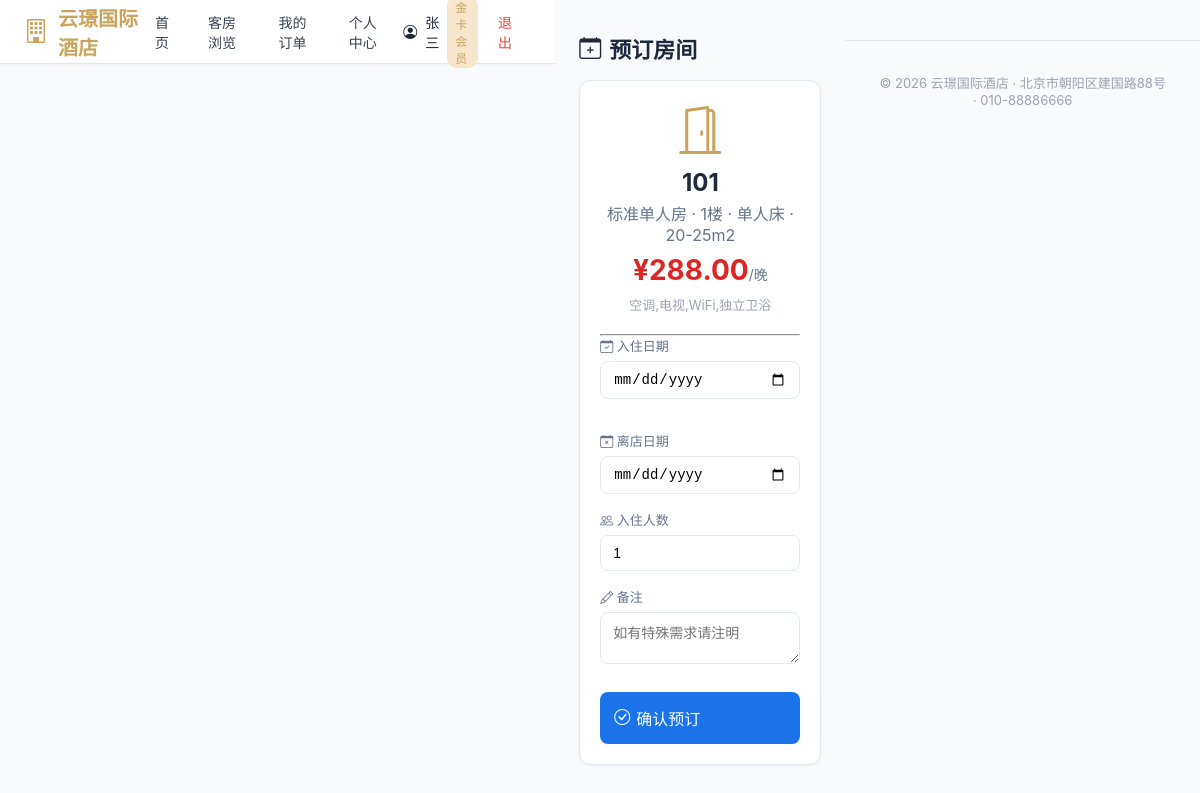
The page /portal/book/1/ (signed in) on the database its author committed.
### customers/models.py (models this page shows, shortened)
class Customer(models.Model):
    GENDER_CHOICES = [("M", "男"), ("F", "女"), ("O", "其他")]
    name = models.CharField(verbose_name="姓名", max_length=50)
    gender = models.CharField(verbose_name="性别", max_length=1, choices=GENDER_CHOICES, default="M")
    id_card = models.CharField(verbose_name="身份证号", max_length=18, unique=True, blank=True, null=True)
    phone = models.CharField(verbose_name="手机号", max_length=20)
    password = models.CharField(verbose_name="密码", max_length=128, default="")
    email = models.EmailField(verbose_name="邮箱", blank=True)
    nationality = models.CharField(verbose_name="国籍", max_length=50, default="中国")
    birthday = models.DateField(verbose_name="生日", null=True, blank=True)
    membership = models.ForeignKey(MembershipLevel, on_delete=models.SET_NULL, null=True, blank=True, verbose_name="会员等级")
    points = models.IntegerField(verbose_name="积分", default=0)
    total_spending = models.DecimalField(verbose_name="累计消费", max_digits=12, decimal_places=2, default=0)
    total_stays = models.IntegerField(verbose_name="入住次数", default=0)
    preferences = models.TextField(verbose_name="偏好备注", blank=True)
    is_blacklisted = models.BooleanField(verbose_name="黑名单", default=False)
    is_active = models.BooleanField(verbose_name="账户启用", default=True)
    blacklist_reason = models.TextField(verbose_name="拉黑原因", blank=True)
    notes = models.TextField(verbose_name="备注", blank=True)
    created_at = models.DateTimeField(verbose_name="创建时间", auto_now_add=True)
    updated_at = models.DateTimeField(verbose_name="更新时间", auto_now=True)
    class Meta:
        verbose_name = "客户"
        verbose_name_plural = "客户管理"
        ordering = ["-created_at"]

class MembershipLevel(models.Model):
    name = models.CharField(verbose_name="等级名称", max_length=50, unique=True)
    code = models.CharField(verbose_name="等级代码", max_length=20, unique=True)
    discount = models.DecimalField(verbose_name="折扣率", max_digits=3, decimal_places=2, default=1.0, help_text="0.85表示85折")
    points_rate = models.DecimalField(verbose_name="积分倍率", max_digits=3, decimal_places=1, default=1.0)
    late_checkout_hours = models.IntegerField(verbose_name="延迟退房(小时)", default=0)
    min_spending = models.DecimalField(verbose_name="最低消费门槛", max_digits=10, decimal_places=2, default=0)
    description = models.TextField(verbose_name="等级说明", blank=True)
    created_at = models.DateTimeField(verbose_name="创建时间", auto_now_add=True)
    class Meta:
        verbose_name = "会员等级"
        verbose_name_plural = "会员等级"

### rooms/models.py (models this page shows, shortened)
class Room(models.Model):
    STATUS_CHOICES = [
        ("available", "空闲"),
        ("occupied", "住人"),
        ("reserved", "预定"),
        ("dirty", "脏房"),
        ("maintenance", "维修"),
    ]
    room_number = models.CharField(verbose_name="房间号", max_length=20, unique=True)
    floor = models.IntegerField(verbose_name="楼层", default=1)
    room_type = models.ForeignKey(RoomType, on_delete=models.CASCADE, verbose_name="房型")
    status = models.CharField(verbose_name="状态", max_length=20, choices=STATUS_CHOICES, default="available")
    price_override = models.DecimalField(verbose_name="价格覆盖", max_digits=10, decimal_places=2, default=0, help_text="0表示使用房型默认价格")
    notes = models.TextField(verbose_name="备注", blank=True)
    created_at = models.DateTimeField(verbose_name="创建时间", auto_now_add=True)
    class Meta:
        verbose_name = "房间"
        verbose_name_plural = "房间管理"
    def current_price(self):
        if self.price_override > 0:
            return self.price_override
        return self.room_type.base_price

class RoomType(models.Model):
    name = models.CharField(verbose_name="房型名称", max_length=50, unique=True)
    code = models.CharField(verbose_name="房型代码", max_length=20, unique=True)
    description = models.TextField(verbose_name="描述", blank=True)
    base_price = models.DecimalField(verbose_name="基础价格", max_digits=10, decimal_places=2)
    weekend_price = models.DecimalField(verbose_name="周末价格", max_digits=10, decimal_places=2, default=0)
    holiday_price = models.DecimalField(verbose_name="节假日价格", max_digits=10, decimal_places=2, default=0)
    capacity = models.IntegerField(verbose_name="容纳人数", default=2)
    bed_type = models.CharField(verbose_name="床型", max_length=50, default="大床")
    area = models.CharField(verbose_name="面积", max_length=20, blank=True)
    amenities = models.TextField(verbose_name="设施", blank=True)
    created_at = models.DateTimeField(verbose_name="创建时间", auto_now_add=True)
    class Meta:
        verbose_name = "房型"
        verbose_name_plural = "房型管理"

### customers/portal_views.py (the view)
    def wrapper(request, *args, **kwargs):
        customer = get_customer(request)
        if not customer:
            return redirect("portal:login")
        request.customer = customer
        return view_func(request, *args, **kwargs)

### customers/portal_views.py (called while the page is built, shortened)
def get_customer(request):
    cid = request.session.get("customer_id")
    if cid:
        return Customer.objects.select_related("membership").filter(pk=cid).first()
    return None

def require_customer(view_func):
    def wrapper(request, *args, **kwargs):
        customer = get_customer(request)
        if not customer:
            return redirect("portal:login")
        request.customer = customer
        return view_func(request, *args, **kwargs)
    return wrapper

@require_customer
def portal_book(request, pk):
    room = get_object_or_404(Room.objects.select_related("room_type"), pk=pk, status="available")
    return render(request, "portal/book.html", {
        "room": room,
        "customer": request.customer,
        "today": date.today().isoformat(),
    })

### templates/portal/book.html (shortened to what this page needs)
{% extends "portal/base.html" %}
{% block content %}
<div class="section-title"><i class="bi bi-calendar-plus"></i> 预订房间</div>
<div style="max-width:600px;margin:0 auto">
<div class="card" style="overflow:hidden"><div class="card-body">
<div style="text-align:center;margin-bottom:20px">
    <div style="font-size:48px;color:var(--gold);margin-bottom:8px"><i class="bi bi-door-open"></i></div>
    <h2 style="margin-bottom:4px">{{ room.room_number }}</h2>
    <div style="color:#64748b">{{ room.room_type.name }} · {{ room.floor }}楼 · {{ room.room_type.bed_type }} · {{ room.room_type.area }}</div>
    <div style="margin-top:8px;font-size:28px;font-weight:700;color:#dc2626">¥{{ room.current_price }}<span style="font-size:14px;color:#64748b;font-weight:400">/晚</span></div>
    {% if room.room_type.amenities %}<div style="font-size:13px;color:#9ca3af;margin-top:8px">{{ room.room_type.amenities }}</div>{% endif %}
</div>
<hr style="border-color:#e5e7eb">
<form method="post">{% csrf_token %}
    <div class="form-row">
        <div class="form-group"><label class="form-label"><i class="bi bi-calendar-check"></i> 入住日期</label><input type="date" name="check_in" class="form-control" required min="{{ today }}"></div>
        <div class="form-group"><label class="form-label"><i class="bi bi-calendar-x"></i> 离店日期</label><input type="date" name="check_out" class="form-control" required min="{{ today }}"></div>
    </div>
    <div class="form-row">
        <div class="form-group"><label class="form-label"><i class="bi bi-people"></i> 入住人数</label><input type="number" name="guests" class="form-control" value="1" min="1" max="{{ room.room_type.capacity }}"></div>
    </div>
    <div class="form-group"><label class="form-label"><i class="bi bi-pencil"></i> 备注</label><textarea name="notes" class="form-control" rows="2" placeholder="如有特殊需求请注明"></textarea></div>
    <button type="submit" class="btn btn-primary" style="width:100%;padding:14px;font-size:16px;margin-top:8px"><i class="bi bi-check-circle"></i> 确认预订</button>
</form></div></div>
</div>
{% endblock %}

### templates/portal/base.html (shortened to what this page needs)
<!DOCTYPE html>
<html lang="zh-CN">
<head>
    {% load static %}
    <link rel="stylesheet" href="{% static 'css/style.css' %}">
    <link rel="stylesheet" href="https://cdn.jsdelivr.net/npm/bootstrap-icons@1.11.3/font/bootstrap-icons.css">
</head>
<body style="margin:0;background:#f8fafc;font-family:-apple-system,BlinkMacSystemFont,'Segoe UI',Roboto,'PingFang SC','Microsoft YaHei',sans-serif;min-height:100vh">
    <header class="portal-header">
        <a href="{% url 'portal:index' %}" class="logo">
            <i class="bi bi-building"></i> 云璟国际酒店
        </a>
        <nav class="portal-nav">
            <a href="{% url 'portal:index' %}">首页</a>
            <a href="{% url 'portal:rooms' %}">客房浏览</a>
            {% if customer %}
            <a href="{% url 'portal:orders' %}">我的订单</a>
            <a href="{% url 'portal:profile' %}">个人中心</a>
            <div class="portal-user">
                <i class="bi bi-person-circle"></i> {{ customer.name }}
                {% if customer.membership %}
                <span style="background:var(--gold-light);color:var(--gold);padding:2px 8px;border-radius:10px;font-size:12px">{{ customer.membership.name }}</span>
                {% endif %}
            </div>
            <a href="{% url 'portal:logout' %}" style="color:#ef4444">退出</a>
            {% else %}
            <a href="{% url 'portal:login' %}">登录</a>
            <a href="{% url 'portal:register' %}" class="btn-book">注册</a>
            {% endif %}
        </nav>
    </header>
    <div class="{% if customer %}portal-content{% else %}portal-content no-auth{% endif %}">
        {% block content %}{% endblock %}
    </div>
    <footer class="footer">
        <p>© 2026 云璟国际酒店 · 北京市朝阳区建国路88号 · 010-88886666</p>
    </footer>
</body>
</html>

### static/css/style.css (style rules this page uses)
:root { --primary: #1a73e8; --primary-dark: #1557b0; --sidebar-bg: #1e293b; --sidebar-hover: #334155; --bg: #f1f5f9; --card-bg: #ffffff; --text: #1e293b; --text-light: #64748b; --border: #e2e8f0; --success: #10b981; --warning: #f59e0b; --danger: #ef4444; --info: #3b82f6; }
* { margin: 0; padding: 0; box-sizing: border-box; }
body { font-family: -apple-system, BlinkMacSystemFont, "Segoe UI", Roboto, "PingFang SC", "Microsoft YaHei", sans-serif; background: var(--bg); color: var(--text); display: flex; min-height: 100vh; }
.card { background: var(--card-bg); border-radius: 12px; box-shadow: 0 1px 3px rgba(0,0,0,0.06); border: 1px solid var(--border); margin-bottom: 16px; }
.card-body { padding: 20px; }
.btn { display: inline-flex; align-items: center; gap: 6px; padding: 8px 16px; border-radius: 8px; font-size: 14px; font-weight: 500; border: none; cursor: pointer; text-decoration: none; transition: all 0.15s; }
.btn-primary { background: var(--primary); color: #fff; }
.form-group { margin-bottom: 16px; }
.form-label { display: block; margin-bottom: 6px; font-size: 13px; font-weight: 500; color: var(--text-light); }
.form-control { width: 100%; padding: 9px 12px; border: 1px solid var(--border); border-radius: 8px; font-size: 14px; transition: border-color 0.15s; }
.form-row { display: grid; grid-template-columns: repeat(auto-fit, minmax(200px, 1fr)); gap: 16px; }

### templates/portal/base.html (style rules this page uses)
:root { --gold: #c8a45c; --gold-light: #f5e6cc; }
.portal-header { background: #fff; border-bottom: 1px solid #e5e7eb; padding: 0 24px; height: 64px; display: flex; align-items: center; justify-content: space-between; position: sticky; top: 0; z-index: 100; box-shadow: 0 1px 3px rgba(0,0,0,0.04); }
.portal-header .logo { font-size: 20px; font-weight: 700; color: var(--gold); display: flex; align-items: center; gap: 10px; text-decoration: none; }
.portal-header .logo i { font-size: 24px; }
.portal-nav { display: flex; gap: 4px; align-items: center; }
.portal-nav a { text-decoration: none; color: #374151; padding: 8px 16px; border-radius: 8px; font-size: 14px; font-weight: 500; transition: all 0.15s; }
.portal-user { display: flex; align-items: center; gap: 8px; font-size: 14px; }
.portal-content { max-width: 1200px; margin: 0 auto; padding: 32px 24px; }
.section-title { font-size: 22px; font-weight: 700; margin-bottom: 16px; display: flex; align-items: center; gap: 8px; }
.footer { text-align: center; padding: 32px; color: #9ca3af; font-size: 13px; border-top: 1px solid #e5e7eb; margin-top: 40px; }

### rows shown on the page
Customer: name "张三", membership.name "金卡会员"
Room: room_number "101", room_type.name "标准单人房", floor "1", room_type.bed_type "单人床", room_type.area "20-25m2", current_price "288.00", room_type.amenities "空调,电视,WiFi,独立卫浴", guests "1"
